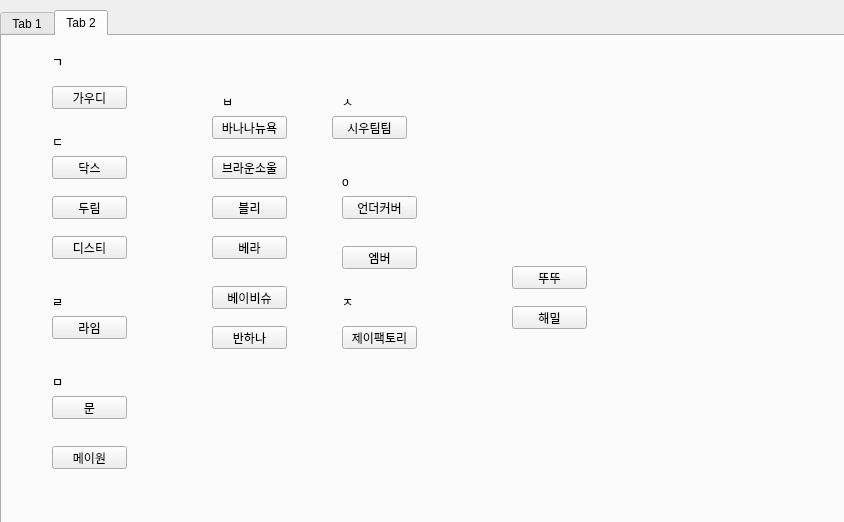
<?xml version="1.0" encoding="UTF-8"?>
<ui version="4.0">
 <class>Dialog</class>
 <widget class="QDialog" name="Dialog">
  <property name="geometry">
   <rect>
    <x>0</x>
    <y>0</y>
    <width>844</width>
    <height>522</height>
   </rect>
  </property>
  <property name="windowTitle">
   <string>Dialog</string>
  </property>
  <widget class="QTabWidget" name="tabWidget">
   <property name="geometry">
    <rect>
     <x>0</x>
     <y>10</y>
     <width>1091</width>
     <height>671</height>
    </rect>
   </property>
   <property name="styleSheet">
    <string notr="true"/>
   </property>
   <property name="currentIndex">
    <number>1</number>
   </property>
   <widget class="QWidget" name="tab">
    <attribute name="title">
     <string>Tab 1</string>
    </attribute>
    <widget class="QPushButton" name="btn_clear">
     <property name="geometry">
      <rect>
       <x>50</x>
       <y>430</y>
       <width>101</width>
       <height>31</height>
      </rect>
     </property>
     <property name="text">
      <string>clear</string>
     </property>
    </widget>
    <widget class="QPushButton" name="btn_crawling">
     <property name="geometry">
      <rect>
       <x>650</x>
       <y>440</y>
       <width>101</width>
       <height>31</height>
      </rect>
     </property>
     <property name="text">
      <string>CRAWLING</string>
     </property>
    </widget>
    <widget class="QGroupBox" name="naver">
     <property name="geometry">
      <rect>
       <x>50</x>
       <y>10</y>
       <width>701</width>
       <height>201</height>
      </rect>
     </property>
     <property name="font">
      <font>
       <pointsize>12</pointsize>
       <weight>50</weight>
       <bold>false</bold>
      </font>
     </property>
     <property name="styleSheet">
      <string notr="true"/>
     </property>
     <property name="title">
      <string>NAVER</string>
     </property>
     <widget class="QLineEdit" name="pagenum">
      <property name="geometry">
       <rect>
        <x>80</x>
        <y>60</y>
        <width>61</width>
        <height>31</height>
       </rect>
      </property>
      <property name="styleSheet">
       <string notr="true">background-color: rgb(255, 255, 255);</string>
      </property>
     </widget>
     <widget class="QLabel" name="label_3">
      <property name="geometry">
       <rect>
        <x>30</x>
        <y>60</y>
        <width>41</width>
        <height>21</height>
       </rect>
      </property>
      <property name="text">
       <string>page</string>
      </property>
     </widget>
     <widget class="QLabel" name="label_5">
      <property name="geometry">
       <rect>
        <x>320</x>
        <y>20</y>
        <width>41</width>
        <height>21</height>
       </rect>
      </property>
      <property name="font">
       <font>
        <pointsize>12</pointsize>
        <weight>75</weight>
        <bold>true</bold>
       </font>
      </property>
      <property name="text">
       <string>미엘</string>
      </property>
     </widget>
     <widget class="QLabel" name="label_2">
      <property name="geometry">
       <rect>
        <x>30</x>
        <y>120</y>
        <width>111</width>
        <height>20</height>
       </rect>
      </property>
      <property name="text">
       <string>다운로드 경로</string>
      </property>
     </widget>
     <widget class="QLineEdit" name="download_naver">
      <property name="geometry">
       <rect>
        <x>30</x>
        <y>150</y>
        <width>481</width>
        <height>31</height>
       </rect>
      </property>
      <property name="styleSheet">
       <string notr="true">background-color: rgb(255, 255, 255);</string>
      </property>
      <property name="text">
       <string/>
      </property>
     </widget>
     <widget class="QPushButton" name="pushButton_2">
      <property name="geometry">
       <rect>
        <x>530</x>
        <y>150</y>
        <width>131</width>
        <height>31</height>
       </rect>
      </property>
      <property name="styleSheet">
       <string notr="true"/>
      </property>
      <property name="text">
       <string>경로 선택</string>
      </property>
     </widget>
    </widget>
    <widget class="QGroupBox" name="groupBox">
     <property name="geometry">
      <rect>
       <x>50</x>
       <y>240</y>
       <width>701</width>
       <height>181</height>
      </rect>
     </property>
     <property name="font">
      <font>
       <pointsize>12</pointsize>
      </font>
     </property>
     <property name="title">
      <string>KAKAO</string>
     </property>
     <widget class="QLineEdit" name="url">
      <property name="geometry">
       <rect>
        <x>60</x>
        <y>30</y>
        <width>501</width>
        <height>31</height>
       </rect>
      </property>
     </widget>
     <widget class="QLabel" name="label_4">
      <property name="geometry">
       <rect>
        <x>20</x>
        <y>40</y>
        <width>56</width>
        <height>12</height>
       </rect>
      </property>
      <property name="text">
       <string>URL</string>
      </property>
     </widget>
     <widget class="QLabel" name="label_6">
      <property name="geometry">
       <rect>
        <x>20</x>
        <y>90</y>
        <width>111</width>
        <height>20</height>
       </rect>
      </property>
      <property name="text">
       <string>다운로드 경로</string>
      </property>
     </widget>
     <widget class="QLineEdit" name="download_kakao">
      <property name="geometry">
       <rect>
        <x>20</x>
        <y>120</y>
        <width>511</width>
        <height>31</height>
       </rect>
      </property>
      <property name="text">
       <string/>
      </property>
     </widget>
     <widget class="QPushButton" name="pushButton">
      <property name="geometry">
       <rect>
        <x>550</x>
        <y>120</y>
        <width>131</width>
        <height>31</height>
       </rect>
      </property>
      <property name="text">
       <string>경로 선택</string>
      </property>
     </widget>
    </widget>
   </widget>
   <widget class="QWidget" name="tab_2">
    <attribute name="title">
     <string>Tab 2</string>
    </attribute>
    <widget class="QPushButton" name="byundercover">
     <property name="geometry">
      <rect>
       <x>340</x>
       <y>160</y>
       <width>75</width>
       <height>23</height>
      </rect>
     </property>
     <property name="text">
      <string>언더커버</string>
     </property>
    </widget>
    <widget class="QPushButton" name="byamber">
     <property name="geometry">
      <rect>
       <x>340</x>
       <y>210</y>
       <width>75</width>
       <height>23</height>
      </rect>
     </property>
     <property name="text">
      <string>엠버</string>
     </property>
    </widget>
    <widget class="QLabel" name="label">
     <property name="geometry">
      <rect>
       <x>50</x>
       <y>20</y>
       <width>56</width>
       <height>12</height>
      </rect>
     </property>
     <property name="text">
      <string>ㄱ</string>
     </property>
    </widget>
    <widget class="QPushButton" name="gaudistyle">
     <property name="geometry">
      <rect>
       <x>50</x>
       <y>50</y>
       <width>75</width>
       <height>23</height>
      </rect>
     </property>
     <property name="text">
      <string>가우디</string>
     </property>
    </widget>
    <widget class="QLabel" name="label_17">
     <property name="geometry">
      <rect>
       <x>50</x>
       <y>100</y>
       <width>56</width>
       <height>12</height>
      </rect>
     </property>
     <property name="text">
      <string>ㄷ</string>
     </property>
    </widget>
    <widget class="QPushButton" name="dks08">
     <property name="geometry">
      <rect>
       <x>50</x>
       <y>120</y>
       <width>75</width>
       <height>23</height>
      </rect>
     </property>
     <property name="text">
      <string>닥스</string>
     </property>
    </widget>
    <widget class="QPushButton" name="thedoorim">
     <property name="geometry">
      <rect>
       <x>50</x>
       <y>160</y>
       <width>75</width>
       <height>23</height>
      </rect>
     </property>
     <property name="text">
      <string>두림</string>
     </property>
    </widget>
    <widget class="QPushButton" name="thist">
     <property name="geometry">
      <rect>
       <x>50</x>
       <y>200</y>
       <width>75</width>
       <height>23</height>
      </rect>
     </property>
     <property name="text">
      <string>디스티</string>
     </property>
    </widget>
    <widget class="QLabel" name="label_29">
     <property name="geometry">
      <rect>
       <x>50</x>
       <y>260</y>
       <width>56</width>
       <height>12</height>
      </rect>
     </property>
     <property name="text">
      <string>ㄹ</string>
     </property>
    </widget>
    <widget class="QPushButton" name="terrior">
     <property name="geometry">
      <rect>
       <x>50</x>
       <y>280</y>
       <width>75</width>
       <height>23</height>
      </rect>
     </property>
     <property name="text">
      <string>라임</string>
     </property>
    </widget>
    <widget class="QPushButton" name="bymun">
     <property name="geometry">
      <rect>
       <x>50</x>
       <y>360</y>
       <width>75</width>
       <height>23</height>
      </rect>
     </property>
     <property name="text">
      <string>문</string>
     </property>
    </widget>
    <widget class="QLabel" name="label_18">
     <property name="geometry">
      <rect>
       <x>50</x>
       <y>340</y>
       <width>56</width>
       <height>12</height>
      </rect>
     </property>
     <property name="text">
      <string>ㅁ</string>
     </property>
    </widget>
    <widget class="QLabel" name="label_19">
     <property name="geometry">
      <rect>
       <x>220</x>
       <y>60</y>
       <width>56</width>
       <height>12</height>
      </rect>
     </property>
     <property name="text">
      <string>ㅂ</string>
     </property>
    </widget>
    <widget class="QPushButton" name="bananany">
     <property name="geometry">
      <rect>
       <x>210</x>
       <y>80</y>
       <width>75</width>
       <height>23</height>
      </rect>
     </property>
     <property name="text">
      <string>바나나뉴욕</string>
     </property>
    </widget>
    <widget class="QPushButton" name="brownsoul">
     <property name="geometry">
      <rect>
       <x>210</x>
       <y>120</y>
       <width>75</width>
       <height>23</height>
      </rect>
     </property>
     <property name="text">
      <string>브라운소울</string>
     </property>
    </widget>
    <widget class="QPushButton" name="bleestyle">
     <property name="geometry">
      <rect>
       <x>210</x>
       <y>160</y>
       <width>75</width>
       <height>23</height>
      </rect>
     </property>
     <property name="text">
      <string>블리</string>
     </property>
    </widget>
    <widget class="QPushButton" name="thevera">
     <property name="geometry">
      <rect>
       <x>210</x>
       <y>200</y>
       <width>75</width>
       <height>23</height>
      </rect>
     </property>
     <property name="text">
      <string>베라</string>
     </property>
    </widget>
    <widget class="QPushButton" name="mayone">
     <property name="geometry">
      <rect>
       <x>50</x>
       <y>410</y>
       <width>75</width>
       <height>23</height>
      </rect>
     </property>
     <property name="text">
      <string>메이원</string>
     </property>
    </widget>
    <widget class="QPushButton" name="babyshu">
     <property name="geometry">
      <rect>
       <x>210</x>
       <y>250</y>
       <width>75</width>
       <height>23</height>
      </rect>
     </property>
     <property name="text">
      <string>베이비슈</string>
     </property>
    </widget>
    <widget class="QPushButton" name="thehaemil">
     <property name="geometry">
      <rect>
       <x>510</x>
       <y>270</y>
       <width>75</width>
       <height>23</height>
      </rect>
     </property>
     <property name="text">
      <string>해밀</string>
     </property>
    </widget>
    <widget class="QPushButton" name="dduddu">
     <property name="geometry">
      <rect>
       <x>510</x>
       <y>230</y>
       <width>75</width>
       <height>23</height>
      </rect>
     </property>
     <property name="text">
      <string>뚜뚜</string>
     </property>
    </widget>
    <widget class="QPushButton" name="siutimtim">
     <property name="geometry">
      <rect>
       <x>330</x>
       <y>80</y>
       <width>75</width>
       <height>23</height>
      </rect>
     </property>
     <property name="text">
      <string>시우팀팀</string>
     </property>
    </widget>
    <widget class="QPushButton" name="jfactory">
     <property name="geometry">
      <rect>
       <x>340</x>
       <y>290</y>
       <width>75</width>
       <height>23</height>
      </rect>
     </property>
     <property name="text">
      <string>제이팩토리</string>
     </property>
    </widget>
    <widget class="QPushButton" name="banhana">
     <property name="geometry">
      <rect>
       <x>210</x>
       <y>290</y>
       <width>75</width>
       <height>23</height>
      </rect>
     </property>
     <property name="text">
      <string>반하나</string>
     </property>
    </widget>
    <widget class="QLabel" name="label_20">
     <property name="geometry">
      <rect>
       <x>340</x>
       <y>60</y>
       <width>56</width>
       <height>12</height>
      </rect>
     </property>
     <property name="text">
      <string>ㅅ</string>
     </property>
    </widget>
    <widget class="QLabel" name="label_21">
     <property name="geometry">
      <rect>
       <x>340</x>
       <y>140</y>
       <width>56</width>
       <height>12</height>
      </rect>
     </property>
     <property name="text">
      <string>o</string>
     </property>
    </widget>
    <widget class="QLabel" name="label_22">
     <property name="geometry">
      <rect>
       <x>340</x>
       <y>260</y>
       <width>56</width>
       <height>12</height>
      </rect>
     </property>
     <property name="text">
      <string>ㅈ</string>
     </property>
    </widget>
   </widget>
  </widget>
 </widget>
 <resources/>
 <connections/>
</ui>
